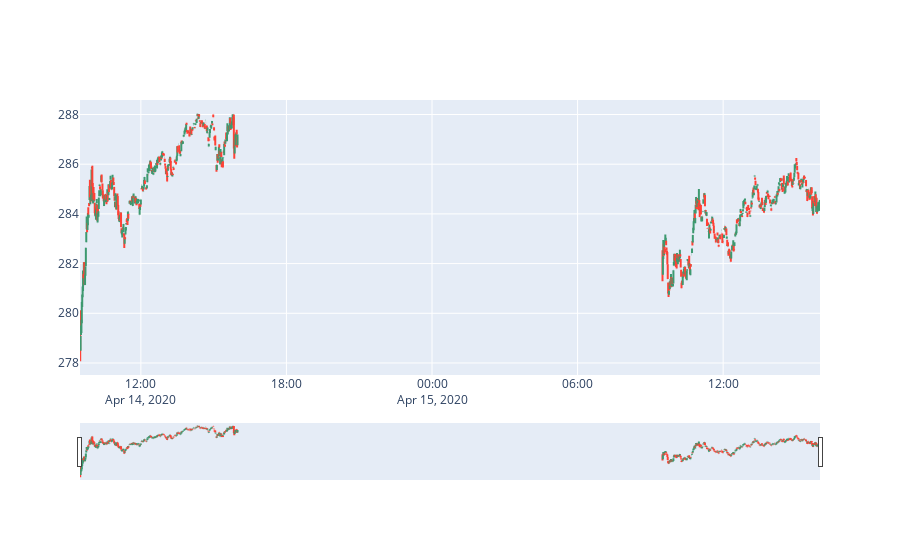

The cell this chart's notebook holds for it:
### Code cell
fig = go.Figure(data=go.Ohlc(x=df['datetime'],
                open=df['open'],
                high=df['high'],
                low=df['low'],
                close=df['close'])
)
fig.show()

### Figure 1 — Plotly figure (JSON) as saved in the notebook; plotly's stock layout.template omitted (floating-point values rounded to 4 significant figures; data arrays with more than 128 entries replaced by an {"elided": "..."} marker saying what was removed)
{"data": [{"close": {"elided": "780 float values"}, "high": {"elided": "780 float values"}, "low": {"elided": "780 float values"}, "open": {"elided": "780 float values"}, "type": "ohlc", "x": {"elided": "780 str values"}}], "layout": {}}
